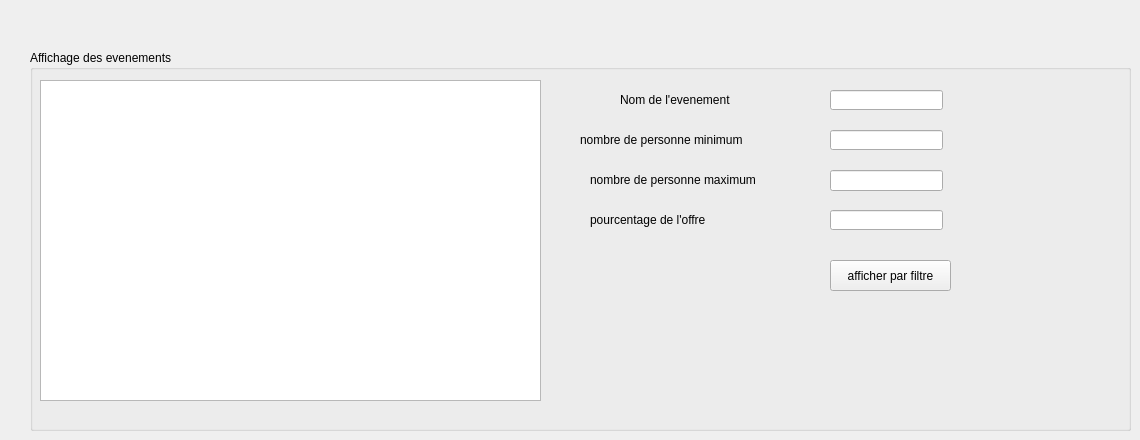
      <widget class="QWidget" name="tab_2">
       <attribute name="title">
        <string>gestion affichage offres</string>
       </attribute>
       <widget class="QGroupBox" name="groupBox_7">
        <property name="geometry">
         <rect>
          <x>30</x>
          <y>50</y>
          <width>1101</width>
          <height>381</height>
         </rect>
        </property>
        <property name="title">
         <string>Affichage des evenements</string>
        </property>
        <widget class="QTableView" name="tableView_3">
         <property name="geometry">
          <rect>
           <x>10</x>
           <y>30</y>
           <width>501</width>
           <height>321</height>
          </rect>
         </property>
        </widget>
        <widget class="QLabel" name="label_30">
         <property name="geometry">
          <rect>
           <x>590</x>
           <y>40</y>
           <width>151</width>
           <height>20</height>
          </rect>
         </property>
         <property name="text">
          <string>Nom de l'evenement</string>
         </property>
        </widget>
        <widget class="QLineEdit" name="nom_13">
         <property name="geometry">
          <rect>
           <x>800</x>
           <y>40</y>
           <width>113</width>
           <height>20</height>
          </rect>
         </property>
        </widget>
        <widget class="QLabel" name="label_31">
         <property name="geometry">
          <rect>
           <x>550</x>
           <y>80</y>
           <width>221</width>
           <height>20</height>
          </rect>
         </property>
         <property name="text">
          <string>nombre de personne minimum</string>
         </property>
        </widget>
        <widget class="QLineEdit" name="nombreper_9">
         <property name="geometry">
          <rect>
           <x>800</x>
           <y>80</y>
           <width>113</width>
           <height>20</height>
          </rect>
         </property>
         <property name="maxLength">
          <number>1</number>
         </property>
        </widget>
        <widget class="QLabel" name="label_32">
         <property name="geometry">
          <rect>
           <x>560</x>
           <y>120</y>
           <width>211</width>
           <height>20</height>
          </rect>
         </property>
         <property name="text">
          <string>nombre de personne maximum</string>
         </property>
        </widget>
        <widget class="QLineEdit" name="nombreper_10">
         <property name="geometry">
          <rect>
           <x>800</x>
           <y>120</y>
           <width>113</width>
           <height>21</height>
          </rect>
         </property>
         <property name="maxLength">
          <number>1</number>
         </property>
        </widget>
        <widget class="QLabel" name="label_55">
         <property name="geometry">
          <rect>
           <x>560</x>
           <y>160</y>
           <width>191</width>
           <height>20</height>
          </rect>
         </property>
         <property name="text">
          <string>pourcentage de l'offre</string>
         </property>
        </widget>
        <widget class="QLineEdit" name="pourcentage_3">
         <property name="geometry">
          <rect>
           <x>800</x>
           <y>160</y>
           <width>113</width>
           <height>20</height>
          </rect>
         </property>
         <property name="maxLength">
          <number>2</number>
         </property>
        </widget>
        <widget class="QPushButton" name="pushButton_16">
         <property name="geometry">
          <rect>
           <x>800</x>
           <y>210</y>
           <width>121</width>
           <height>31</height>
          </rect>
         </property>
         <property name="text">
          <string>afficher par filtre</string>
         </property>
        </widget>
       </widget>
      </widget>
